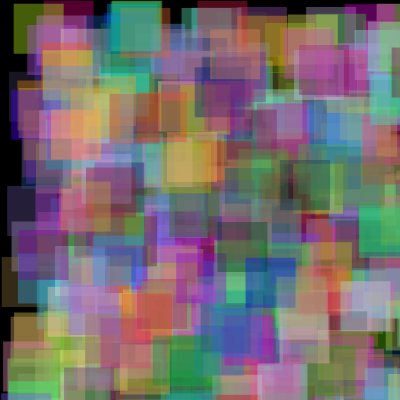
Frame 1 (no input)
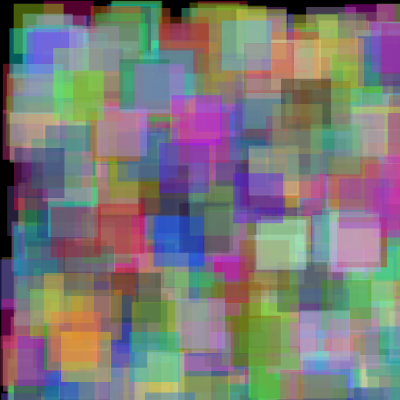
Frame 2 (the mouse pressed at the canvas centre, redrawn once)

The p5.js sketch that drew these frames (run headless with seeded random() and noise() and a simulated clock; the mouse was pressed at the canvas centre and the sketch redrawn once):

// p5.js sketch
// ── sketch.js
function setup() {
  
      createCanvas(400, 400);
      background(0);
      noLoop();
    }

    function draw() {
      generateArt();
      
    }

    function generateArt() {
      for (let i = 0; i < 500; i++) {
        let x = random(width);
        let y = random(height);
        let size = random(50,50);
        let col = color(random(255), random(255), random(255), 100);

        drawShape(x, y, size, col);
      }
    }

    function drawShape(x, y, size, col) {
      
    
      fill(col, random(0,6));
      noStroke();
      let choice = floor(random(200));
      rect(x, y, size, size);
       
    }     
        
       
        
      
      

    
